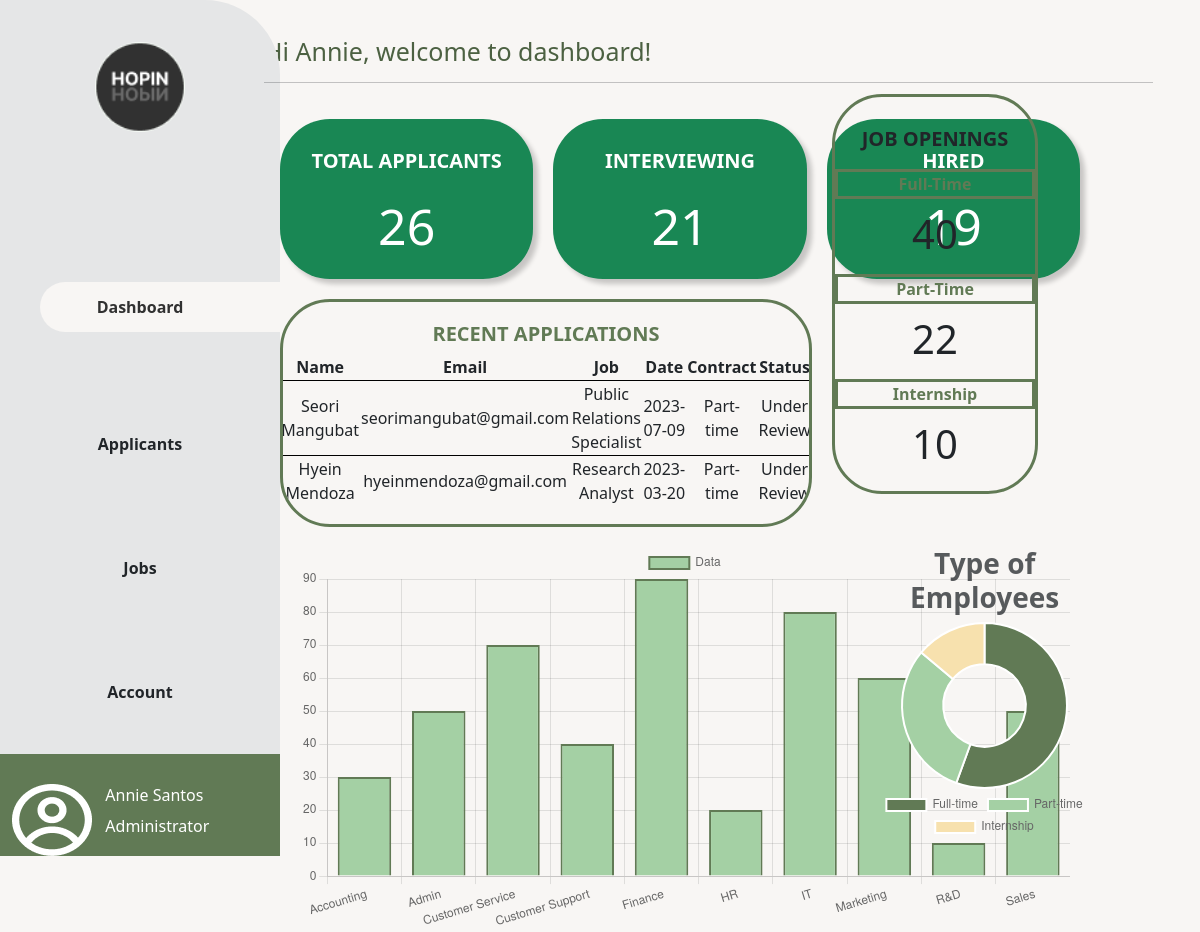
Screenshot of /hopin/html/dashboard.php (signed in) with the database file from the repository.
### tables this page shows
CREATE TABLE `applicants` (
  `Applicant_id` int(11) NOT NULL,
  `Applicant_name` varchar(255) NOT NULL,
  `Applicant_email` varchar(255) NOT NULL,
  `Applicant_job` varchar(255) NOT NULL,
  `Date_applied` date DEFAULT curdate(),
  `fileInput` blob NOT NULL
);

### hopin/html/dashboard.php (the view, shortened to what this page needs)
<?php
include("../connections.php");
function getJobContract($jobcontract) {
  global $connections;
  $jobcontract = $connections->real_escape_string($jobcontract);
  $sql = "SELECT Job_contract FROM jobs WHERE Job_title = '$jobcontract'";
  $result = $connections->query($sql);
  if ($result && $result->num_rows > 0) {
      $row = $result->fetch_assoc();
      return $row["Job_contract"];
  }
  return "N/A";
}
function getJobStatus($statusId) {
  global $connections;
  $statusId = $connections->real_escape_string($statusId);
  $sql = "SELECT Job_status FROM jobs WHERE Job_title = '$statusId'";
  $result = $connections->query($sql);
  if ($result && $result->num_rows > 0) {
      $row = $result->fetch_assoc();
      $jobStatus = $row["Job_status"];
      if ($jobStatus === "Active" || $jobStatus === "Reopened") {
          return "Under Review";
      } else if ($jobStatus === "Filled") {
          return "Hired";
      } else if ($jobStatus === "Interviewing") {
          return "For Interview";
      } else {
          return "Unknown";
      }
  } else {
      return "Unknown";
  }
}
$name_query = "SELECT * FROM login WHERE id = '".$_SESSION['USER_ID']."'";
$name_query_run = mysqli_query($connections, $name_query);
if($name_query_run->num_rows > 0){
  $row = $name_query_run->fetch_assoc();
?>
<!DOCTYPE html>
<html lang="en">
  <head>
    <link
      href="https://cdn.jsdelivr.net/npm/bootstrap@5.3.0/dist/css/bootstrap.min.css"
      rel="stylesheet"
    />
    <link rel="stylesheet" type="text/css" href="..\css\dashboard.css " />
  </head>
  <body>
    <div
      class="sidebar d-flex flex-column flex-shrink-0 p-3"
      style="width: 280px"
    >
      <img class="logo-sidebar" src="..\images\Logo.png" alt="" />
      <ul class="nav nav-pills flex-column mb-auto mt-1 fw-bold">
        <li class="nav-item my-3">
          <a
            href="..\html\dashboard.php"
            class="nav-link active d-flex align-items-center justify-content-center"
            aria-current="page"
          >
            Dashboard
          </a>
        </li>
        <li class="nav-item my-3">
          <a href="..\html\applicants.php" class="nav-link link-dark">
            Applicants
          </a>
        </li>
        <li class="nav-item my-3">
          <a href="..\html\jobs.php" class="nav-link link-dark"> Jobs </a>
        </li>
        <li class="nav-item my-3">
          <a href="..\html\account.php" class="nav-link link-dark">
            Account
          </a>
        </li>
      </ul>
      <div class="custom-div row">
        <div class="col-4 iconUser-container">
          <img
            class="iconUser d-flex justify-content-center align-items-center mt-2"
            src="..\images\svg\icnUser.png"
            alt=""
          />
        </div>
        <div
          class="col-8 d-flex justify-content-center flex-column flex-grow-1 mt-2 userDetails"
        >
          <h6><?php echo $row['firstname'] . " " . $row['lastname']; ?></h6>
          <p><?php echo $row['role']; ?></p>
        </div>
      </div>
    </div>
      <div class="welcome">
        <h3>Hi  <?php
          echo $row['firstname'];
        }
        ?>, welcome to dashboard!</h3>
        <hr>
      </div>
      <div class="content">
        <div class="d-flex flex-row">
          <div class="bg-success">
            <h5 class="text-white fw-bold text-center mt-2">TOTAL APPLICANTS</h5>
            <div class="applicants-overview d-flex justify-content-center text-white pt-2" id="totalApplicants">
              <?php
              $dash_applicants_query = "SELECT * FROM applicants";
              $dash_applicants_query_run = mysqli_query($connections,$dash_applicants_query);
              if(mysqli_num_rows($dash_applicants_query_run)){
                echo mysqli_num_rows($dash_applicants_query_run);
              }else{
                echo 'No data';
              }
              ?>
          </div>
          </div>
          <div class="bg-success">
            <h5 class="text-white text-center fw-bold mt-2">INTERVIEWING</h5>
            <div class="applicants-overview d-flex justify-content-center text-white pt-2" id="totalInterviewing">
            <?php
              $dash_interviewing_query = "SELECT * FROM jobs WHERE Job_status = 'Interviewing'";
              $dash_interviewing_query_run = mysqli_query($connections,$dash_interviewing_query);
              if(mysqli_num_rows($dash_interviewing_query_run)){
                echo mysqli_num_rows($dash_interviewing_query_run);
              }else{
                echo 'No data';
              }
              ?>
            </div>
          </div>
          <div class="bg-success">
            <h5 class="text-white text-center fw-bold mt-2">HIRED</h5>
            <div class="applicants-overview d-flex justify-content-center text-white pt-2">
            <?php
              $dash_filled_query = "SELECT * FROM jobs WHERE Job_status = 'Filled'";
              $dash_filled_query_run = mysqli_query($connections,$dash_filled_query);
              if(mysqli_num_rows($dash_filled_query_run)){
                echo mysqli_num_rows($dash_filled_query_run);
              }else{
                echo 'No data';
              }
              ?>
            </div>
          </div>
        </div>
        <div class="process">
          <div class="d-flex flex-row justify-content-between">
            <div class="recent-applications">
              <h5 class="text-center fw-bold mt-3">RECENT APPLICATIONS</h5>
              <div class="d-flex flex-row text-center m-2 justify-content-center">
                <table>
                <thead class="custom-color">
                  <tr>
                      <th scope="col">Name</th>
                      <th scope="col">Email</th>
                      <th scope="col">Job</th>
                      <th scope="col">Date</th>
                      <th scope="col">Contract</th>
                      <th scope="col">Status</th>
                  </tr>
              </thead>
              <tbody>
                <?php
                $sql = "SELECT * FROM applicants ORDER BY Applicant_id DESC LIMIT 2";
                $result = $connections->query($sql);
                if ($result->num_rows > 0) {
                    while ($row = $result->fetch_assoc()) {
                        ?>
                        <tr onclick="redirectToPage('applicprofile.php')">
                            <td><?php echo $row["Applicant_name"]; ?></td>
                            <td><?php echo $row["Applicant_email"]; ?></td>
                            <td><?php echo $row["Applicant_job"]; ?></td>
                            <td><?php echo $row["Date_applied"]; ?></td>
                            <td><?php echo getJobContract($row["Applicant_job"]); ?></td>
                            <td><?php echo getJobStatus($row["Applicant_job"]); ?></td>
                        </tr>
                        <?php
                    }
                } else {
                    echo "<tr><td colspan='8'>No applicants found.</td></tr>";
                }
                ?>
                </tbody>
                </table>
              </div>
            </div>
            <div class="job-opening">
              <h5 class="text-center fw-bold mt-2">JOB OPENINGS</h5>
              <div class="job-openings-container d-flex flex-column text-center justify-content-center">
                <div class="full-time d-flex flex-column text-center justify-content-center">
                  <p>Full-Time</p>
                  <div class="job-openings-overview">
                  <?php
                    $dash_fulltime_query = "SELECT * FROM jobs WHERE Job_contract = 'Full-time'";
                    $dash_fulltime_query_run = mysqli_query($connections,$dash_fulltime_query);
                    $fulltime_count = mysqli_num_rows($dash_fulltime_query_run);
                    if(mysqli_num_rows($dash_fulltime_query_run)){
                      echo mysqli_num_rows($dash_fulltime_query_run);
                    }else{
                      echo 'No data';
                    }
                  ?>
                  </div>
                </div>
                <div class="part-time d-flex flex-column text-center justify-content-center">
                  <p>Part-Time</p>
                  <div class="job-openings-overview d-flex justify-content-center align-items-center">
                  <?php
                    $dash_parttime_query = "SELECT * FROM jobs WHERE Job_contract = 'Part-time'";
                    $dash_parttime_query_run = mysqli_query($connections,$dash_parttime_query);
                    $parttime_count = mysqli_num_rows($dash_parttime_query_run);
                    if(mysqli_num_rows($dash_parttime_query_run)){
                      echo mysqli_num_rows($dash_parttime_query_run);
                    }else{
                      echo '0';
                    }
                  ?>
                  </div>
                </div>
                <div class="internship d-flex flex-column text-center justify-content-center">
                  <p>Internship</p>
                  <div class="job-openings-overview">
                  <?php
                    $dash_internship_query = "SELECT * FROM jobs WHERE Job_contract = 'Internship'";
                    $dash_internship_query_run = mysqli_query($connections,$dash_internship_query);
                    $internship_count = mysqli_num_rows($dash_internship_query_run);
                    if(mysqli_num_rows($dash_internship_query_run)){
                      echo mysqli_num_rows($dash_internship_query_run);
                    }else{
                      echo '0';
                    }
                    $data = [
                      'labels' => ["Full-time", "Part-time", "Internship"],
                      'datasets' => [
                          [
                              'data' => [$fulltime_count, $parttime_count, $internship_count],
                              'backgroundColor' => ["#617A55", "#A4D0A4", "#F7E1AE"],
                          ],
                      ],
                  ];
                  $json_data = json_encode($data);
                  ?>
                  </div>
                </div>
              </div>
            </div>
          </div>
        </div>
        <div class="graph d-flex flex-row">
          <div class="bar-container">
            <div class="chart-container">
              <canvas id="myChart"></canvas>
            </div>
          </div>
          <script>
            // Data for the bar graph
            var labels = ['Accounting', 'Admin', 'Customer Service', 'Customer Support', 'Finance', 'HR', 'IT', 'Marketing', 'R&D', 'Sales'];
            var data = [30, 50, 70, 40, 90, 20, 80, 60, 10, 50];
            // Create the bar graph
            var ctx = document.getElementById('myChart').getContext('2d');
            var myChart = new Chart(ctx, {
              type: 'bar',
              data: {
                labels: labels,
                datasets: [{
                  label: 'Data',
                  data: data,
                  backgroundColor: 'rgba(164, 208, 164, 1)',
                  borderColor: 'rgba(97, 122, 85, 1)',
                  borderWidth: 2
                }]
              },
              options: {
                scales: {
                  y: {
                    beginAtZero: true,
                    ticks: {
                      stepSize: 10,
                      max: 100
                    }
                  }
                }
              }
            });
          </script>
          <div class="donutChart">
            <div class="container">
              <h3 class="fw-bold text-center text-muted">Type of Employees</h3>
            <canvas id="donutChart"></canvas>
            </div>
            <script>
              var data = <?php echo $json_data; ?>;
              // Create a donut chart
              var ctx = document.getElementById("donutChart").getContext("2d");
              var donutChart = new Chart(ctx, {
                  type: "doughnut",
                  data: data,
                  options: {
                      responsive: true,
                      maintainAspectRatio: true,
                      plugins: {
                          legend: {
                              position: "bottom",
                              align: 'center',
                          },
                      },
                      animation: {
                          animateRotate: true,
                          animateScale: true,
                      },
                  },
              });
            </script>
          </div>
        </div>
      </div>
  </body>
</html>

### hopin/css/dashboard.css (style rules this page uses)
body { background-color: #F8F6F4 !important; overflow: hidden; }
.sidebar { height: 100vh; border-top-right-radius: 75px !important; background-color: #E5E6E7 !important; position: fixed; }
.my-3 { margin: 50px 0 !important; }
.mt-1 { margin-top: 100px !important; }
.mt-2 { margin-top: 30px !important; }
.mt-3 { margin-top: 10px !important; }
.custom-div { background-color: #617A55; height: 131px; margin: 0; padding: 0; }
.sidebar { padding: 0 !important; }
.nav-link { text-align: center !important; padding: 0 !important; }
.logo-sidebar { width: 90px; height: auto; margin-top: 42px; margin-left: 95px; }
.active { height: 50px !important; color: #313131 !important; background-color: #F8F6F4 !important; border-radius: 65px 0 0 65px !important; text-align: center !important; margin-left: 40px !important; padding-right: 40px !important; }
.iconUser-container { height: 100%; }
.userDetails { color: #FFFFFF !important; }
.welcome { padding-top: 3%; margin-left: 22%; margin-bottom: 3%; }
.welcome h3 { font-size: 25px; color: #4c6142; }
hr { width: 95%; }
.content { position: absolute; justify-content: center; margin-left: 20%; padding: 0px; width: 70%; }
.content div { margin-left: 20px; padding: 0px; border-radius: 50px; margin-bottom: 10px; }
.job-openings-container { margin-left: 0 !important; }
.job-openings-container div { margin: 0; }
.bg-success { width: 282px; height: 160px; box-shadow: 5px 5px 5px rgba(0, 0, 0, 0.2); }
.applicants-overview { margin: 0 !important; font-size: 50px; }
.recent-applications { width: 900px; border: #617A55 solid; background-color: none !important; overflow: hidden; padding: 10px !important; }
.recent-applications h5 { color: #617A55; }
tr { border-bottom: 1px solid black; }
tbody tr:last-child { border: none; }
td { overflow: hidden; text-overflow: ellipsis; width: 500px; }
.job-opening { height: 400px; margin-top: -205px; border: #617A55 solid; width: 250px; margin-left: 50px; }
.job-opening p { margin: 0 auto 5px auto; color: #617A55; font-weight: bold; text-align: center; border: #617A55 solid; }
.job-openings-overview { height: 60px; font-size: 40px; }
.process { margin-left: 0px !important; justify-content: center; }
.process p { margin-top: 10px; width: 200px; font-weight: bold; color: #617A55; }
.process > div { margin-right: 5%; }
.donutChart { margin-left: 77%; width: 27%; margin-left: 0 !important; }
.graph { margin-left: 22%; }
.chart-container { width: 770px; height: 100px; margin-right: 0 !important; }
.graph .bar-container { width: 70% !important; }

### rows the page displays
applicants: Applicant_name "Seori Mangubat", Applicant_email "seorimangubat@gmail.com", Applicant_job "Public Relations Specialist", Date_applied "2023-07-09", Applicant_job "Part-time", Applicant_job "Under Review"
applicants: Applicant_name "Hyein Mendoza", Applicant_email "hyeinmendoza@gmail.com", Applicant_job "Research Analyst", Date_applied "2023-03-20", Applicant_job "Part-time", Applicant_job "Under Review"

### other values shown
$row['firstname'] "Annie"
$row['lastname'] "Santos"
$row['role'] "Administrator"
mysqli_num_rows($dash_applicants_query_run) "26"
mysqli_num_rows($dash_interviewing_query_run) "21"
mysqli_num_rows($dash_filled_query_run) "19"
mysqli_num_rows($dash_fulltime_query_run) "40"
mysqli_num_rows($dash_parttime_query_run) "22"
mysqli_num_rows($dash_internship_query_run) "10"
chart data {{ $json_data }} {"labels":["Full-time","Part-time","Internship"],"datasets":[{"data":[40,22,10],"backgroundColor":["#617A55","#A4D0A4","#F7E1AE"]}]}
